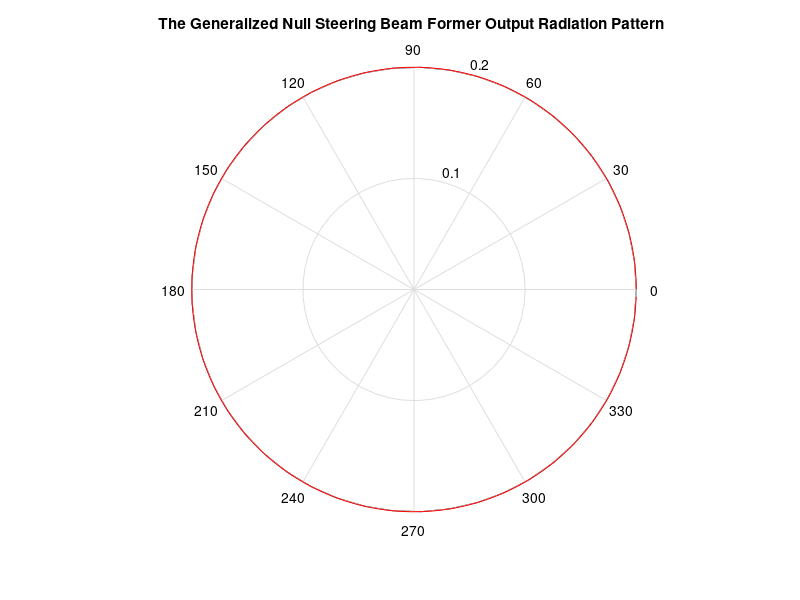

Source code (MATLAB):
%This Program is Designed for Calculation of A Generalized Null Steering Broadside Beam former Weights Vector
%General Antenna Array Specifications
%Program assumes that all atnennas are the same legnth from reference
%antenna
a = input ('The Number of Array Elements : ') ;
d = input ('The Separation Distance Between Elements : ') ; %meters
f = input ('The Operation Frequency : ') ; % in Hz
%Input Received Signals Arrival
b = input ('The Angle of Incidence of The Desired Source Signal in Degrees: ') ; 
for I = 1 : a-1
    A(I) = input ('The Angle of Incidence of the Undesired Interference Source Signal in Degrees: ') ;
end
c = 299792458; %m/s
lamda = c/f; %meters

%Estimation of The Weight Vector of A Null Steering Beamformer
for I = 1 : a
    for J = 1 : a
        if I ==1
            S ( I , J ) = exp ( i*( 2*pi*d*( J-1 )*cosd( b ))/lamda) ;
            Z ( I ) = 1 ;
        else  
            S ( I , J ) = exp ( i*(2*pi*d*( J-1 )*cosd( A(I-1) ))/lamda)  ;
            Z ( I )= 0 ;
        end
    end
end
W = ( pinv ( S ) * Z' ) ;
%Plot of The Output Radiation Pattern
t = 0 : 0.05 : 2*pi ;
M = 0 ;
for I = 1 : a
    H = exp ( i*(2*pi*d*( I-1 )*cos( t ))/lamda)  ;
    M = M + ( H * W(I) ) ;
end
M = abs ( M ) ;
polar( t , M , '-r' ) , title ( 'The Generalized Null Steering Beam Former Output Radiation Pattern ') , grid on ;